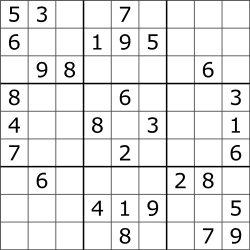
#> input picture uploads/sudoku.png, 250 x 250 px
$ python -i utils.py   (imports and definitions only)
#> lines starting #> are read from the running program, lines starting #| are printed output that depends on the picture; after the words box and inside, x2 and y2 are one past the last pixel; in counts of white or black regions, pixels touching at a corner belong together
#> further down, picture is the input picture: shape (250, 250, 3); min 0, max 255, mean 231.5
import cv2
import numpy as np
import pickle
import pandas as pd

# Pickle model for on a subset of the cell images
# taken from the same sudoku
# [2 lines not run here, left out]

def find_grid(img):
    """
    Given the image from input folder,
    scan for sudoku grid in an image
    """

    # Preprogress the image
    img_gray = cv2.cvtColor(img, cv2.COLOR_BGR2GRAY)

    thresh = cv2.adaptiveThreshold(
        img_gray, 255, cv2.ADAPTIVE_THRESH_MEAN_C, cv2.THRESH_BINARY, 91, 3
    )
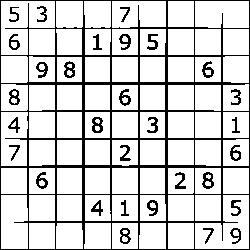
#> thresh: shape (250, 250); 83.1% white; black in thin lines or dots

    # Find contours
    contours, _ = cv2.findContours(thresh, cv2.RETR_TREE, cv2.CHAIN_APPROX_SIMPLE)
#> contours = 124 contours, 13 with area under 20; largest, box (x1, y1, x2, y2) and area: (1, 1, 55, 55) 1986, (195, 195, 249, 249) 1958, (1, 195, 28, 249) 1335, (195, 1, 249, 28) 1333, (112, 1, 166, 28) 1292
    for contour in contours:
        # Calculate the contour length
        # Second parameter set to true cause Sudoku grid is closed
        perimeter = cv2.arcLength(contour, True)
        # Contour approximation
        approx = cv2.approxPolyDP(contour, 0.012 * perimeter, True)

        # If that contour have 4 edged points
        if (len(approx) == 4):
            warped, M = __four_point_transform(
                thresh,
                np.array([approx[0][0], approx[1][0], approx[2][0], approx[3][0]])
            )

            cells = find_cells(warped)
            # If the amount of cell in this grid is 81
            # We can safely said we found a sudoku grid
            if len(cells) == 81:
                return True, warped, M
#> this loop made 124 passes
#> (perimeter, approx, widthA in __four_point_transform, widthB in __four_point_transform, max_width in __four_point_transform, height_a in __four_point_transform) on passes 29, 38, 44: (100, [[195, 168], [195, 193], [220, 193], [220, 168]], 25, 25, 25, 25), (98, [[57, 168], [57, 193], [81, 193], [81, 168]], 24, 24, 24, 25), (98, [[168, 140], [168, 164], [193, 164], [193, 140]], 25, 25, 25, 24)
#> (perimeter, approx, widthA in __four_point_transform, widthB in __four_point_transform, max_width in __four_point_transform, height_a in __four_point_transform) on passes 1, 2, 3, 7, 8, 9: (100, [[168, 223], [168, 248], [193, 248], [193, 223]], 25, 25, 25, 25), (101.4, [[140, 223], [139, 248], [165, 248], [165, 223]], 26, 25, 25, 25), (100, [[112, 223], [112, 248], [137, 248], [137, 223]], 25, 25, 25, 25), (101.4, [[85, 223], [84, 248], [110, 248], [110, 223]], 26, 25, 25, 25), (100.8, [[57, 223], [56, 248], [82, 248], [81, 223]], 26, 24, 24, 25.02), (100, [[29, 223], [29, 248], [54, 248], [54, 223]], 25, 25, 25, 25)
#> pass 1, in __four_point_transform, `warped = cv2.warpPerspective(img, M, (max_width + 10, max_height + 10))`:
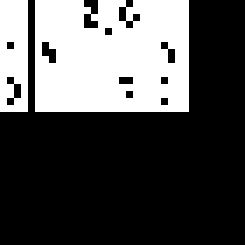
#> warped: shape (35, 35) (shown 7 times larger); 31.6% white; 2 white regions, box (x1, y1, x2, y2) and area: (5, 0, 27, 16) 328, (0, 0, 4, 16) 59
#> pass 2, in __four_point_transform (call 2), `warped = cv2.warpPerspective(img, M, (max_width + 10, max_height + 10))`:
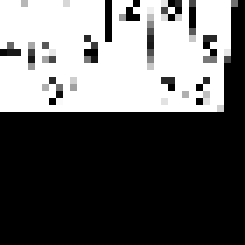
#> warped: shape (35, 35) (shown 7 times larger); min 0, max 255, mean 97.3
#> pass 3, in __four_point_transform (call 3), `warped = cv2.warpPerspective(img, M, (max_width + 10, max_height + 10))`:
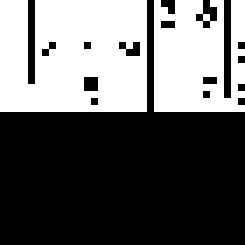
#> warped: shape (35, 35) (shown 7 times larger); 39.8% white; 2 white regions, box (x1, y1, x2, y2) and area: (0, 0, 21, 16) 312, (22, 0, 35, 16) 176
#> after the loop:
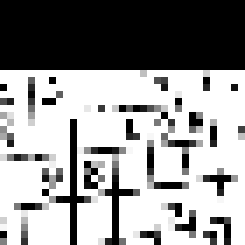
#> warped: shape (35, 35) (shown 7 times larger); min 0, max 255, mean 150.2

    return False, warped, M

def __four_point_transform(img, pts):
    """
    Given the threshold version of the image and their 4 points of the contour,
    Correct it's perspective,
    warp the image perspective into a top-down view
    """
    # Sorting 4 points
    rect = __order_points_of_quadrilateral(pts)
    (top_left, top_right, bottom_right, bottom_left) = rect

    # Compute the width of the new perspective
    widthA = np.sqrt(
        ((bottom_right[0] - bottom_left[0]) ** 2)
        + ((bottom_right[1] - bottom_left[1]) ** 2)
    )
    widthB = np.sqrt(
        ((top_right[0] - top_left[0]) ** 2)
        + ((top_right[1] - top_left[1]) ** 2)
    )
    max_width = min(int(widthA), int(widthB))

    # Compute the height of the new perspective
    height_a = np.sqrt(
        ((top_right[0] - bottom_right[0]) ** 2)
        + ((top_right[1] - bottom_right[1]) ** 2)
    )
    height_b = np.sqrt(
        ((top_left[0] - bottom_left[0]) ** 2) + ((top_left[1] - bottom_left[1]) ** 2)
    )
    max_height = min(int(height_a), int(height_b))

    # Now we generate a set of destination points
    # to gain a top-down view of the original image
    dst = np.array(
        [
            [10, 10],
            [max_width - 10, 10],
            [max_width - 10, max_height - 10],
            [10, max_height - 10],
        ],
        dtype="float32",
    )

    # Compute the perspective transform matrix and then apply it
    M = cv2.getPerspectiveTransform(rect, dst)
    warped = cv2.warpPerspective(img, M, (max_width + 10, max_height + 10))

    return warped, M

def __order_points_of_quadrilateral(pts):
    """
    Given 4 points of the contour,
    sorts them in the following order:
    (
        0: top-left,
        1: top-right,
        2: bottom-right,
        3: bottom-left
    )
    """
    rect = np.zeros((4, 2), dtype="float32")

    # Adding the x and y value of each point
    # The top-left point will have the smallest sum
    # The bottom-right point will have the largest sum
    s = pts.sum(axis=1)
    rect[0] = pts[np.argmin(s)]
    rect[2] = pts[np.argmax(s)]

    # Find the difference of the x and y value of each point
    # The top-right point will have the smallest difference
    # The bottom-left point will have the largest difference
    diff = np.diff(pts, axis=1)
    rect[1] = pts[np.argmin(diff)]
    rect[3] = pts[np.argmax(diff)]

    return rect

def find_cells(img):
    """
    Given the threshold version of the image
    Find all the cells of a sudoku grid
    """
    img_area = img.shape[0] * img.shape[1]

    # Just like finding sudoku grid but in smaller scale
    contours, _ = cv2.findContours(img, cv2.RETR_TREE, cv2.CHAIN_APPROX_SIMPLE)

    # Count all the cell
    cells = []
    for contour in contours:
        area = cv2.contourArea(contour)

        # Calculate the contour length
        # Second parameter set to true cause Sudoku grid is closed
        perimeter = cv2.arcLength(contour, True)
        # Contour approximation
        approx = cv2.approxPolyDP(contour, 0.017 * perimeter, True)

        # Filter for areas that are too small or too large in relation to the whole image
        if area / img_area > 0.0001 and area / img_area < 0.02 and len(approx) == 4:
            mask = np.zeros_like(img)
            cv2.drawContours(mask, [contour], -1, 255, -1)

            (y, x) = np.where(mask == 255)

            (top_y, top_x) = (np.min(y), np.min(x))
            (bottom_y, bottom_x) = (np.max(y), np.max(x))
            cell = img[top_y : bottom_y + 1, top_x : bottom_x + 1]

            cell = cell.copy()
            cell = cv2.resize(cell, (28, 28))

            M = cv2.moments(contour)
            cX = int(M["m10"] / M["m00"])
            cY = int(M["m01"] / M["m00"])

            cells.append(({"img": cell, "pos": (cX, cY)}))

    return cells

# [54 lines left out: functions find_cell_values, get_sudoku_grid, not called in this run]

>>> import cv2
>>> picture = cv2.imread('uploads/sudoku.png')
>>> result = find_grid(picture)
